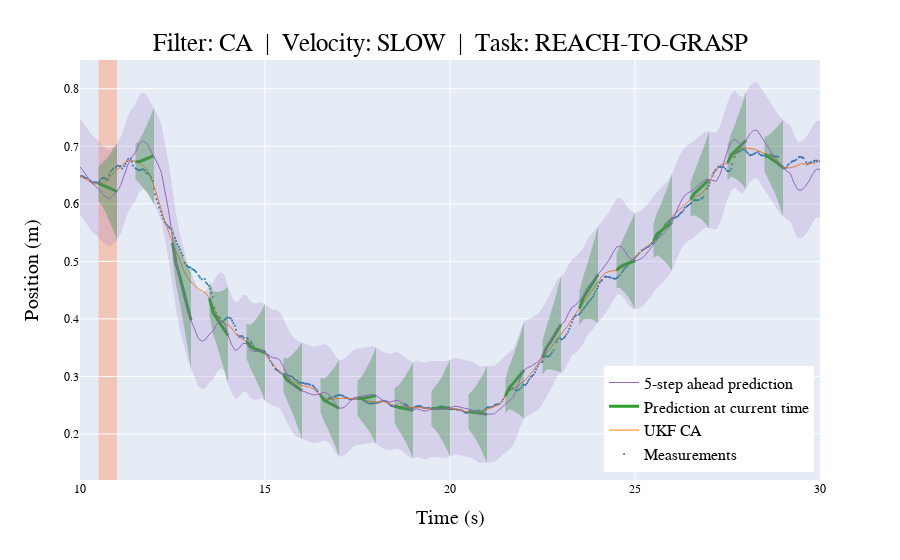
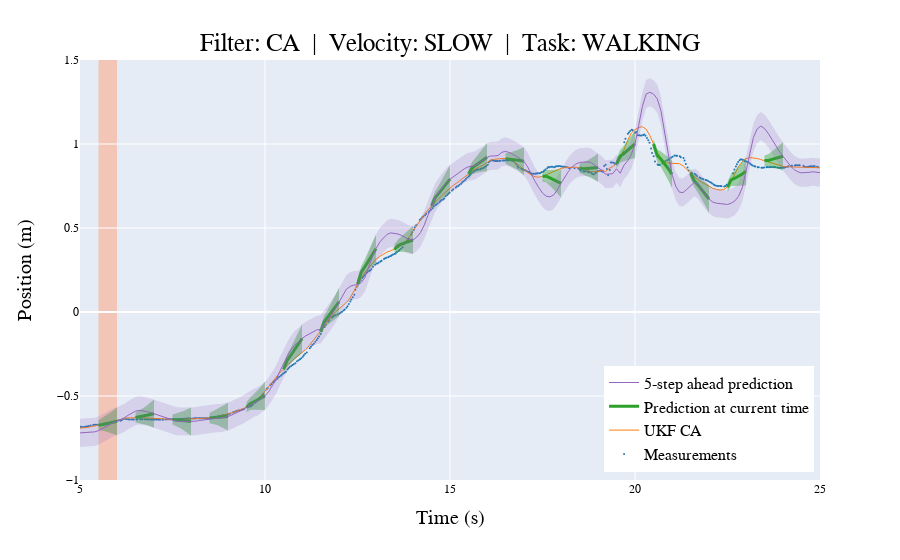
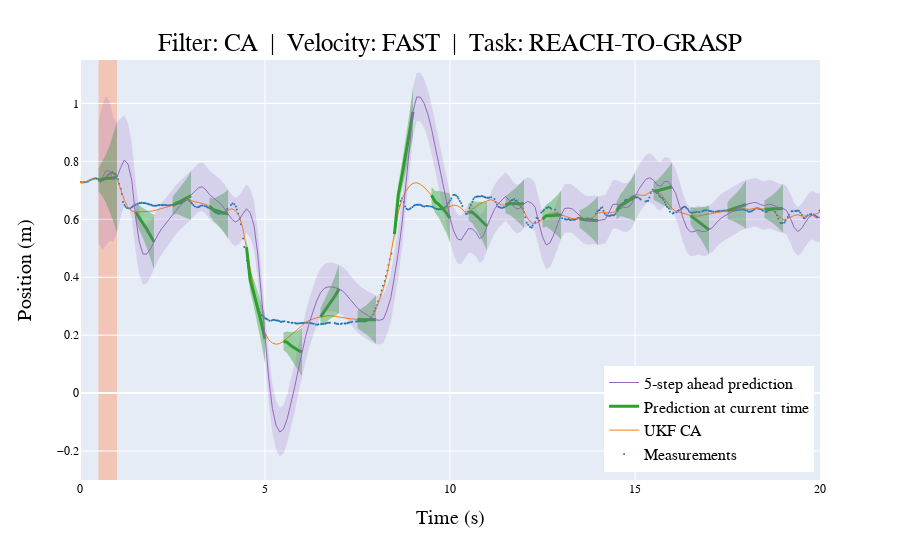
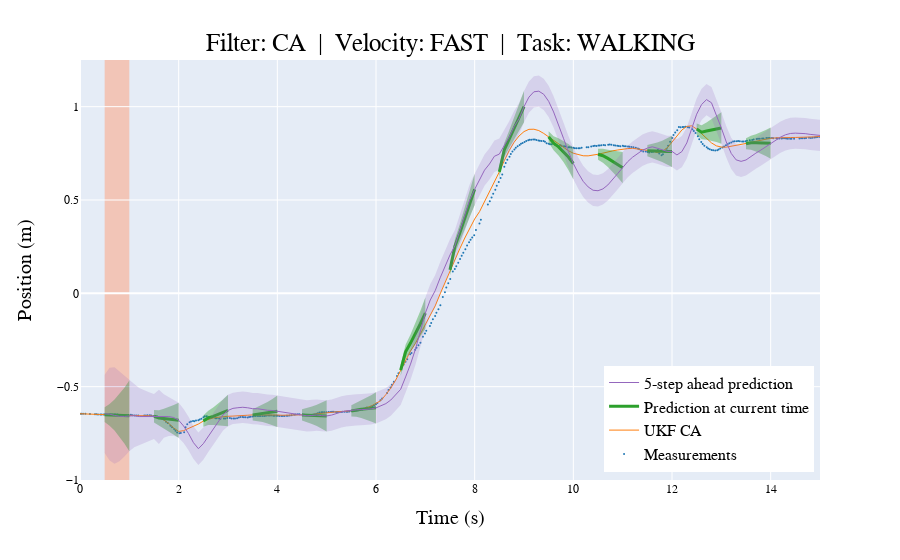

Notebook cell for these charts, in order:
### Code cell
# Define the time step to uniformly sample the time range with covariance cones
cone_step = 1 # seconds

# Plot time series with covariance cones on the predicted estimates [PAPER VERSION]
filter_types = ['CA', 'IMM']
velocities = ['SLOW', 'FAST']
tasks = ['PICK-&-PLACE', 'WALKING']

for filter_type in filter_types:
    for velocity in velocities:
        for task in tasks:

            # Define y_axes limits for the plots and the first and last timestamps of the measurements
            if velocity == 'SLOW':
                if task == 'PICK-&-PLACE':
                    y_axes_lim = [0.12, 0.85]
                    start_meas = 10.0
                    end_meas = 30.0
                    kpt = 4
                    dim = 'x'
                elif task == 'WALKING':
                    y_axes_lim = [-1.0, 1.5]
                    start_meas = 5.0
                    end_meas = 25.0
                    kpt = 0
                    dim = 'y'
            if velocity == 'FAST':
                if task == 'PICK-&-PLACE':
                    y_axes_lim = [-0.3, 1.15]
                    start_meas = 0.0
                    end_meas = 20.0
                    kpt = 4
                    dim = 'x'
                elif task == 'WALKING':
                    y_axes_lim = [-1, 1.25]
                    start_meas = 0.0
                    end_meas = 15.0
                    kpt = 0
                    dim = 'y'

            # Define a list of pd.Timedelta to uniformly sample the time range
            selected_timestamps = [pd.Timedelta(seconds=s)
                                   for s in np.arange(start_meas+dt*pred_steps, end_meas-cone_step, cone_step)]

            # Define the time range to plot the time series
            lower_bound = pd.Timedelta(seconds=start_meas)
            upper_bound = pd.Timedelta(seconds=end_meas)
            selected_range = [lower_bound, upper_bound]

            plot_covariance_cone_PAPER(measurement_split, filtering_results, prediction_results,
                                       subject, velocity, task, kpt, dim, pred_steps,
                                       selected_timestamps, selected_range, filter_type, y_axes_lim)
